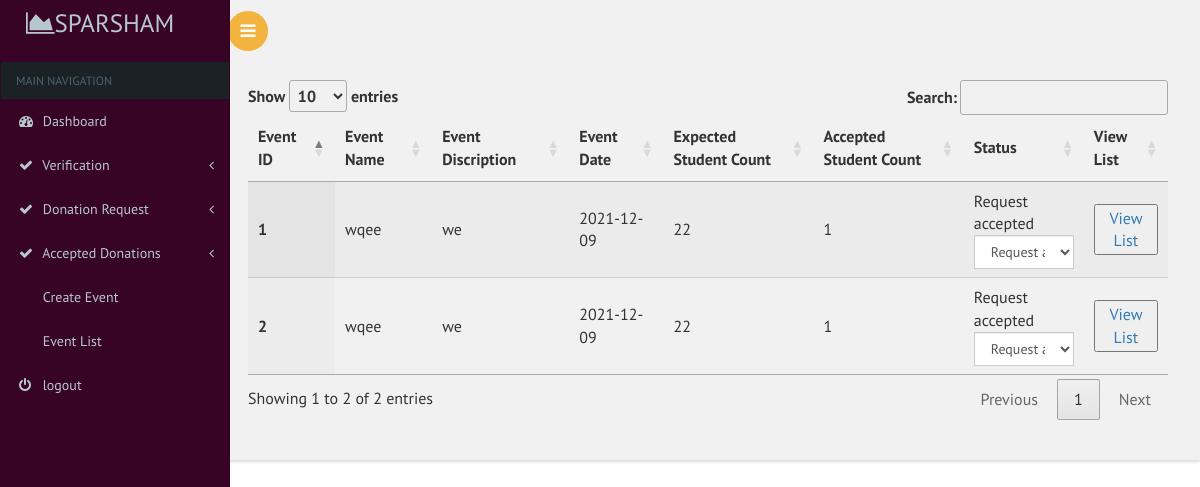
The page /secratary/eventlist.php on the database its author committed.
### tables this page shows
CREATE TABLE IF NOT EXISTS `events` (
  `event_id` int(11) NOT NULL AUTO_INCREMENT,
  `event_name` varchar(30) NOT NULL,
  `event_discription` text NOT NULL,
  `event_date` date NOT NULL,
  `expected_students` int(11) NOT NULL,
  `accepted_students` int(11) NOT NULL DEFAULT '0',
  `event_status` int(11) NOT NULL DEFAULT '1',
  PRIMARY KEY (`event_id`)
);

### secratary/eventlist.php (the view, shortened to what this page needs)
<?php
include("dbconn.php");
?>
<!DOCTYPE html>
<html>
<head>
    <link href="css/bootstrap.css" rel='stylesheet' type='text/css' />
<link href="css/style.css" rel='stylesheet' type='text/css' />
<link href="css/font-awesome.css" rel="stylesheet">
<link href='css/SidebarNav.min.css' media='all' rel='stylesheet' type='text/css'/>
<link href="css/custom.css" rel="stylesheet">
    <link rel="stylesheet" type="text/css" href="https://cdn.datatables.net/1.10.21/css/jquery.dataTables.css">
</head>
<body class="cbp-spmenu-push">
    <div class="main-content">
    <div class="cbp-spmenu cbp-spmenu-vertical cbp-spmenu-left" id="cbp-spmenu-s1">
        <aside class="sidebar-left">
      <nav class="navbar navbar-inverse">
          <div class="navbar-header">
            <h1><a class="navbar-brand" href="index.html"><span class="fa fa-area-chart"></span>Sparsham<span class="dashboard_text"></span></a></h1>
          </div>
          <?php
          include("menu.php");
          ?>
      </nav>
    </aside>
    </div>
        <?php
        include("header.php");
        ?>
        <div id="page-wrapper">
    <table id="table_id" class="display">
    <thead>
        <tr>
        <th>Event ID</th>
        <th>Event Name</th>
        <th>Event Discription</th>
        <th>Event Date</th>
        <th>Expected Student Count</th>
        <th>Accepted Student Count</th>
        <th>Status</th>
        <th>View List</th>
        </tr>
    </thead>
    <tbody>
         <?php
            $sql="select * from events";
            $res=mysqli_query($conn,$sql);
            if(mysqli_num_rows($res)>0){
                while($r=mysqli_fetch_assoc($res)){
            ?>
           <tr>
      <th scope="row"><?php echo $r['event_id']?></th>
      <td><?php echo $r['event_name']?></td>
      <td><?php echo $r['event_discription']?></td>
       <td> <?php echo $r['event_date']?></td>
      <td><?php echo $r['expected_students']?></td>
      <td><?php echo $r['accepted_students']?></td>
        <td>
            <div id="<?php echo $r['event_id']?>">
                <?php
         if($r['event_status']==0)
            echo "Request not accepted";
        else if($r['event_status']==1)
            echo "Request accepted";
        else if($r['event_status']==2)
            echo "Request rejected";
        else if($r['event_status']==3)
            echo "Request completed";
     ?>
 </div>
 <form>
          <select class="form-control"  onchange="updatestatus(this.value,<?php echo $r['event_id']?>)">
            <option value disabled selected> <?php
            if($r['event_status']==0)
            echo "Request not accepted";
        else if($r['event_status']==1)
            echo "Request accepted";
        else if($r['event_status']==2)
            echo "Request rejected";
        else if($r['event_status']==3)
            echo "Request completed";
            ?></option>
          </select>
      </form>
</td>
<td>
<a href="eventviewlist.php?event_id=<?php echo $r['event_id']?>">
<button>View List</button>
</a>
</td>
    </tr>
            <?php
        }
    }
            ?>
    </tbody>
</table>
</div></div>
</body>
</html>

### secratary/css/custom.css (style rules this page uses)
#page-wrapper { padding:5em 2em 2.5em; background-color: #F1F1F1; }

### rows shown on the page
events: event_id "1", event_name "wqee", event_discription "we", event_date "2021-12-09", expected_students "22", accepted_students "1", shows "Request accepted"
events: event_id "2", event_name "wqee", event_discription "we", event_date "2021-12-09", expected_students "22", accepted_students "1", shows "Request accepted"
